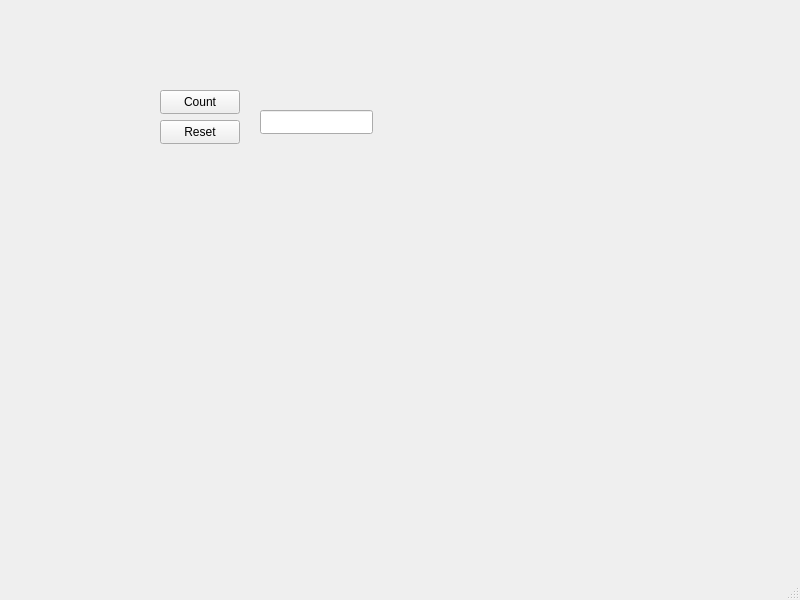
<?xml version="1.0" encoding="UTF-8"?>
<ui version="4.0">
 <class>Laskin</class>
 <widget class="QMainWindow" name="Laskin">
  <property name="geometry">
   <rect>
    <x>0</x>
    <y>0</y>
    <width>800</width>
    <height>600</height>
   </rect>
  </property>
  <property name="windowTitle">
   <string>Laskin</string>
  </property>
  <widget class="QWidget" name="centralwidget">
   <widget class="QPushButton" name="Reset">
    <property name="geometry">
     <rect>
      <x>160</x>
      <y>120</y>
      <width>80</width>
      <height>24</height>
     </rect>
    </property>
    <property name="text">
     <string>Reset</string>
    </property>
   </widget>
   <widget class="QPushButton" name="Count">
    <property name="geometry">
     <rect>
      <x>160</x>
      <y>90</y>
      <width>80</width>
      <height>24</height>
     </rect>
    </property>
    <property name="text">
     <string>Count</string>
    </property>
   </widget>
   <widget class="QLineEdit" name="lineEdit">
    <property name="geometry">
     <rect>
      <x>260</x>
      <y>110</y>
      <width>113</width>
      <height>24</height>
     </rect>
    </property>
   </widget>
  </widget>
  <widget class="QMenuBar" name="menubar">
   <property name="geometry">
    <rect>
     <x>0</x>
     <y>0</y>
     <width>800</width>
     <height>21</height>
    </rect>
   </property>
  </widget>
  <widget class="QStatusBar" name="statusbar"/>
 </widget>
 <resources/>
 <connections/>
</ui>
